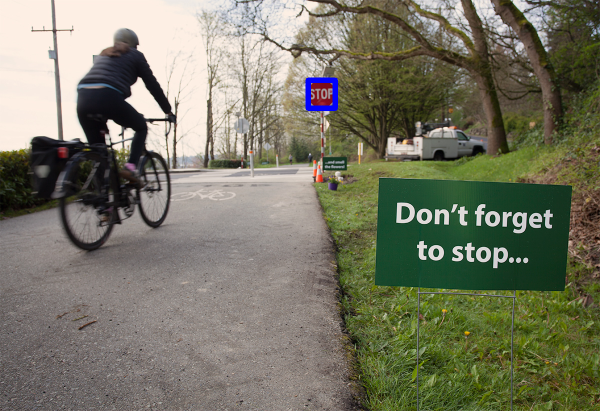
#> input picture images/100_rect.png, 1200 x 822 px (shown at 1/2 size); its folder holds only this picture in this run
$ python -i stop_sign_detector.py   (imports and definitions only)
#> lines starting #> are read from the running program, lines starting #| are printed output that depends on the picture; after the words box and inside, x2 and y2 are one past the last pixel; in counts of white or black regions, pixels touching at a corner belong together
import os, cv2
from skimage.measure import label, regionprops
import numpy as np

class StopSignDetector():
	def __init__(self):
		'''
			Initilize your stop sign detector with the attributes you need,
			e.g., parameters of your classifier
		'''

		# Initializing parameters obtained from training GDM

		self.mu0 = np.array([1.346783574588043564e+02,1.278213595792159509e+02,1.177959088511585435e+02])
		#self.mu1 = np.array([53.85255293,46.50559933,160.38144411])
		self.mu1 = self.mu0

		self.cov0 = np.array([[5152.30905618, 3929.18525226, 3032.51053292],
		[3929.18525226, 3596.06457886, 3231.52661721],
		[3032.51053292, 3231.52661721, 3489.2491608 ]])
		self.cov1 = np.array([[3635.21794126, 3850.27150293, 1267.46298175],
		[3850.27150293, 4325.5668949,  1268.41744937],
		[1267.46298175, 1268.41744937, 3123.23525558]])

		self.theta0 = 0.9879016202055569
		self.theta1 = 1 - self.theta0

	def multivariate_gaussian(self,X):

		#Calculate probability value using GDM and MLE parameters

		#Class '0' - not red
		x_vect = X - self.mu0
		dim = self.cov0.shape[0]
		sig_inv = np.linalg.inv(self.cov0)
		data1 = np.matmul(x_vect, sig_inv)
		data2 = np.multiply(data1,x_vect)
		exp_pow = -0.5*np.sum(data2,axis=1)
		det = np.linalg.det(self.cov0)
		denom = np.sqrt(((2*np.pi)**dim) * det)
		p_0 = np.exp(exp_pow)/denom

		#Class '1' - red
		x_vect = X - self.mu1
		dim = self.cov1.shape[0]
		sig_inv = np.linalg.inv(self.cov1)
		data1 = np.matmul(x_vect, sig_inv)
		data2 = np.multiply(data1,x_vect)
		exp_pow = -0.5*np.sum(data2,axis=1)
		det = np.linalg.det(self.cov1)
		denom = np.sqrt(((2*np.pi)**dim) * det)
		p_1 = np.exp(exp_pow)/denom

		return p_0,p_1

	def segment_image(self, img):
		'''
			Obtain a segmented image using a color classifier,
			e.g., Logistic Regression, Single Gaussian Generative Model, Gaussian Mixture,
			call other functions in this class if needed

			Inputs:
				img - original image
			Outputs:
				mask_img - a binary image with 1 if the pixel in the original image is red and 0 otherwise
		'''

		#Use Gamma correction
		gamma = 2.0
		invGamma = 1.0 / gamma
		table = np.array([((i / 255.0) ** invGamma) * 255
			for i in np.arange(0, 256)]).astype("uint8")
		img = cv2.LUT(img,table)

		#Reshaping 3D array to 2D array
		X = img.reshape((img.shape[0]*img.shape[1]), img.shape[2])

		#Get the probability values from Gaussian distribution
		p_0,p_1 = self.multivariate_gaussian(X)

		#Use Bayes' decision rule
		result = p_1*self.theta1 > p_0*self.theta0

		#Convert result to compatible shape and datatype
		mask_img = result.astype(np.uint8)
		mask_img = mask_img.reshape(img.shape[0],img.shape[1])
		return mask_img

	def get_bounding_box(self, img):
		'''
			Find the bounding box of the stop sign
			call other functions in this class if needed

			Inputs:
				img - original image
			Outputs:
				boxes - a list of lists of bounding boxes. Each nested list is a bounding box in the form of [x1, y1, x2, y2]
				where (x1, y1) and (x2, y2) are the top left and bottom right coordinate respectively. The order of bounding boxes in the list
				is from left to right in the image.

			Our solution uses xy-coordinate instead of rc-coordinate. More information: http://scikit-image.org/docs/dev/user_guide/numpy_images.html#coordinate-conventions
		'''

		#Get the size of image
		x_max = np.shape(img)[1]
		y_max = np.shape(img)[0]

		#Create an empty list
		boxes = []
		similarity = []

		#Get the binary mask
		img_r = self.segment_image(img)

		#Convert the mask to 0 and 255 type for cv2 functions
		img_r = img_r*255


		#If the image is of high resolution, apply Gaussian smoothing and threshold else leave
		if x_max*y_max > 200000:
			blurred = cv2.GaussianBlur(img_r, (5, 5),0)
			ret,thresh = cv2.threshold(blurred ,127,255,0)
		else:
			thresh = img_r

		#Get the contours from the binary mask
		contours, hierarchy = cv2.findContours(thresh, cv2.RETR_EXTERNAL, cv2.CHAIN_APPROX_NONE)

		#For each obtained contour, check if it satisfies our conditions
		for cnt in contours:

			#Fit an approximate polygon
			approx = cv2.approxPolyDP(cnt,0.04*cv2.arcLength(cnt,True),True)

			#If the edges meet our condition then proceed
			if (len(approx) >=4) & (len(approx) <=12 ):

				#similarty value calculation; ideal edges=8
				similarity1 = 100 - (np.absolute(8-len(approx))/8.0*100)

				#Get the features of bounding rectangle
				x,y,w,h = cv2.boundingRect(cnt)
				area_ratio = cv2.contourArea(cnt)/(x_max*y_max)

				#If it is a high resolution image then proceed
				if (x_max*y_max > 200000):

					#If this condition is met, then it is most likely a STOP sign
					if (h/w >=0.9) & (h/w <=1.3) & (area_ratio > 0.002):
						boxes.append([x,y_max-(y+h),x+w,y_max-y])

						#similarty value calculation; ideal h/w=1
						similarity2 = 100 - np.absolute((h/w)-1)*100
						#Take average of both the similarity values
						similarity_val = (similarity1+similarity2)/2
						similarity.append([similarity_val])

				#The conditions are relaxed a bit for low resolution images
				elif (h/w >=0.6) & (h/w <=1.7) & (area_ratio>=0.0007):
					boxes.append([x,y_max-(y+h),x+w,y_max-y])

					#similarty value calculation; ideal h/w=1
					similarity2 = 100 - np.absolute((h/w)-1)*100
					#Take average of both the similarity values
					similarity_val = (similarity1+similarity2)/2
					similarity.append([similarity_val])

		#Sorting the list w.r.t x indices for autograder compatibility
		print(boxes)
		boxes.sort()
		return boxes


# [15 lines not run here, left out]

>>> import cv2
>>> picture = cv2.imread('images/100_rect.png')
#> picture is the input picture: shape (822, 1200, 3); mean B, G, R 100.7, 119, 119.6
>>> result = StopSignDetector().get_bounding_box(picture)
#> in segment_image, `img = cv2.LUT(img,table)`:
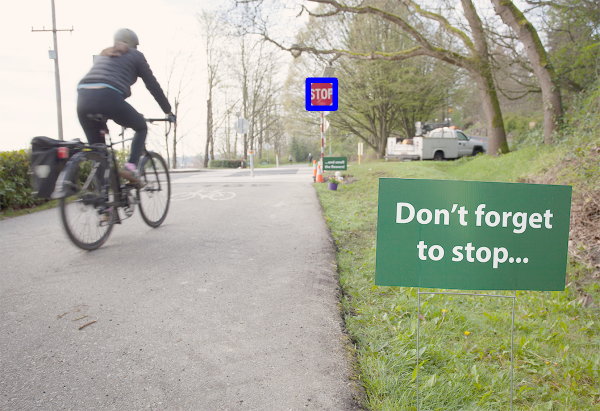
#> img: shape (822, 1200, 3) (shown at 1/2 size); mean of channels 0, 1, 2 149.2, 167.5, 166; drawn as B, G, R
#> in segment_image, `mask_img = mask_img.reshape(img.shape[0],img.shape[1])`:
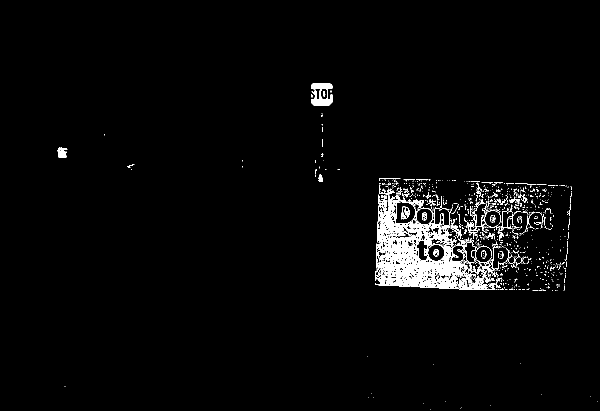
#> mask_img: shape (822, 1200) (shown at 1/2 size); values 0 (black) and 1 (white), 2.7% white; 926 white regions (855 under 20 px), largest, box (x1, y1, x2, y2) and area: (750, 377, 1001, 580) 17426, (622, 166, 665, 211) 1254, (953, 491, 1030, 565) 661
#> in get_bounding_box, `blurred = cv2.GaussianBlur(img_r, (5, 5),0)`:
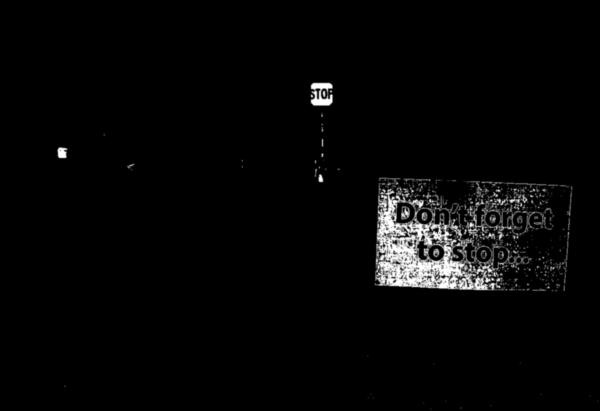
#> blurred: shape (822, 1200) (shown at 1/2 size); min 0, max 255, mean 6.9
#> in get_bounding_box, `ret,thresh = cv2.threshold(blurred ,127,255,0)`:
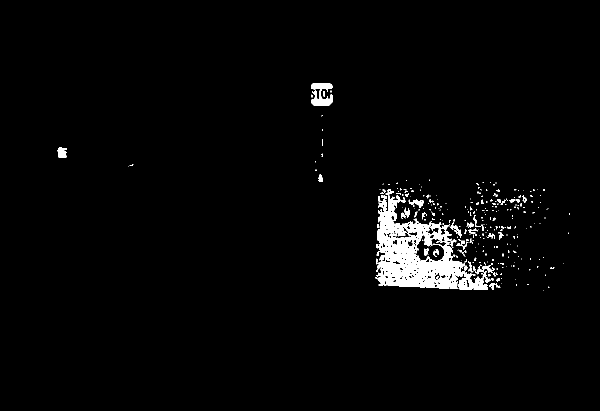
#> thresh: shape (822, 1200) (shown at 1/2 size); 2.4% white; 296 white regions (247 under 20 px)
#> in get_bounding_box, `contours, hierarchy = cv2.findContours(thresh, cv2.RETR_EXTERNAL, cv2...`: contours = 291 contours, 262 with area under 20; largest, box (x1, y1, x2, y2) and area: (751, 378, 985, 580) 21392, (622, 166, 665, 211) 1104, (115, 295, 134, 316) 287, (818, 399, 847, 416) 193, (901, 445, 924, 476) 150
#> the loop in get_bounding_box, `for cnt in contours:` made 291 passes
#> (approx, similarity1, x, y, w, h, area_ratio) on passes 3, 4, 8, 15, 18, 19, 20, 26: ([[1032, 569], [1032, 571], [1033, 571], [1033, 569]], 50, 1032, 569, 2, 3, 2.03e-06), ([[1055, 568], [1055, 569], [1056, 569], [1056, 568]], 50, 1055, 568, 2, 2, 1.01e-06), ([[1002, 556], [1002, 557], [1003, 557], [1003, 556]], 50, 1002, 556, 2, 2, 1.01e-06), ([[963, 546], [963, 548], [964, 548], [964, 546]], 50, 963, 546, 2, 3, 2.03e-06), ([[1059, 538], [1058, 539], [1059, 540], [1060, 539]], 50, 1058, 538, 3, 3, 2.03e-06), ([[993, 537], [993, 538], [995, 538], [995, 537]], 50, 993, 537, 3, 2, 2.03e-06), ([[1037, 536], [1036, 536], [1036, 538], [1037, 537]], 50, 1036, 536, 2, 3, 1.52e-06), ([[1074, 534], [1075, 534], [1076, 533], [1074, 533]], 50, 1074, 533, 3, 2, 1.52e-06)
#> (similarity1, x, y, w, h, area_ratio) on passes 2, 6, 9, 10, 13, 14: (62.5, 1096, 573, 3, 3, 2.53e-06), (87.5, 978, 566, 23, 14, 8.87e-05), (75, 993, 556, 7, 7, 2.38e-05), (75, 983, 556, 5, 5, 1.32e-05), (75, 976, 548, 6, 5, 1.22e-05), (62.5, 1001, 547, 3, 3, 3.55e-06)
#> after the loop in get_bounding_box, `for cnt in contours:`: boxes = []
#> result = []

$ run again, on images/18_rect.png
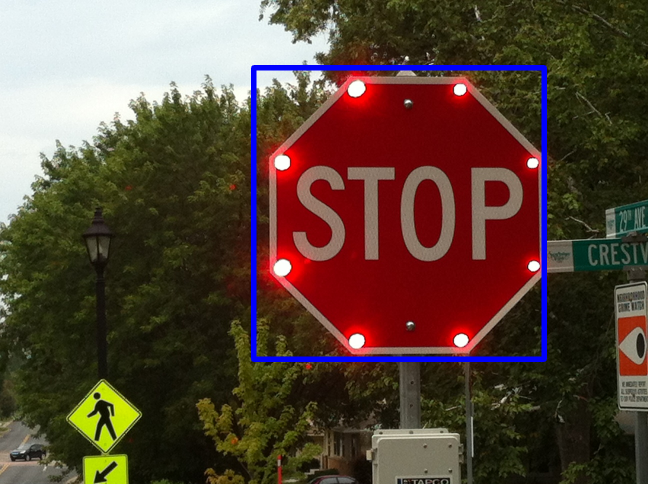
#> input picture images/18_rect.png, 1296 x 968 px (shown at 1/2 size)
#> picture is the input picture: shape (968, 1296, 3); mean B, G, R 56.3, 69, 89.3
#> in segment_image, `img = cv2.LUT(img,table)`:
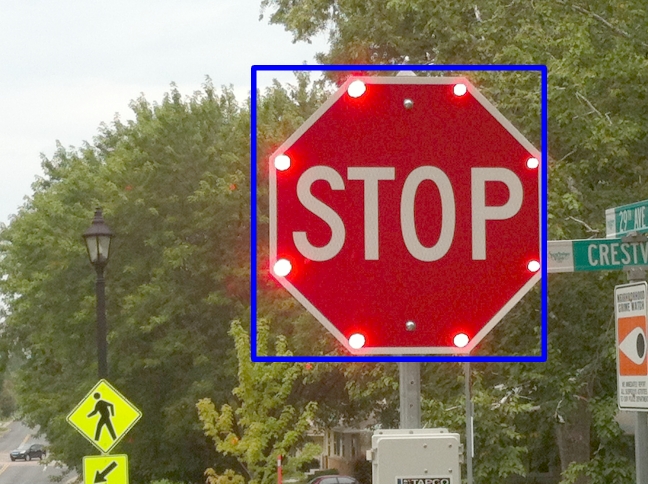
#> img: shape (968, 1296, 3) (shown at 1/2 size); mean of channels 0, 1, 2 92.1, 111.4, 138; drawn as B, G, R
#> in segment_image, `mask_img = mask_img.reshape(img.shape[0],img.shape[1])`:
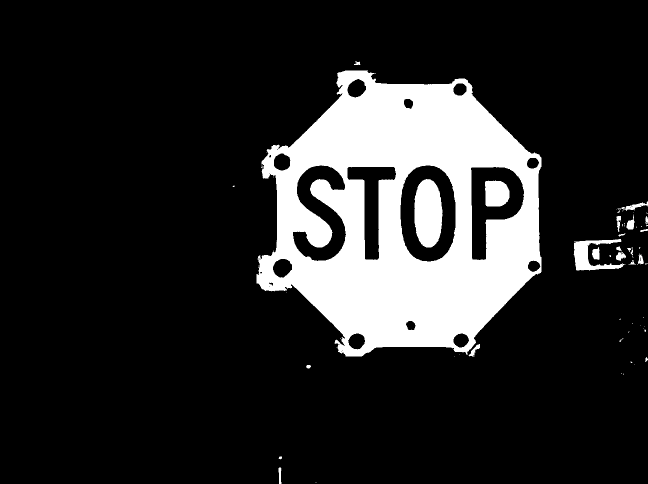
#> mask_img: shape (968, 1296) (shown at 1/2 size); values 0 (black) and 1 (white), 15.9% white; 76 white regions (53 under 20 px), largest, box (x1, y1, x2, y2) and area: (513, 141, 1083, 713) 186204, (829, 358, 885, 495) 6251, (1147, 478, 1251, 541) 2607
#> thresh: shape (968, 1296); 15.9% white; 36 white regions (13 under 20 px)
#> contours = 34 contours, 14 with area under 20; largest, box (x1, y1, x2, y2) and area: (513, 141, 1083, 713) 237798, (1148, 478, 1248, 541) 2391, (1243, 403, 1296, 421) 283, (1184, 495, 1199, 519) 251, (1253, 439, 1269, 459) 222
#> the loop in get_bounding_box, `for cnt in contours:` made 34 passes
#> (approx, similarity1, x, y, w, h, area_ratio) on passes 1, 4, 15, 22, 25: ([[558, 935], [558, 967], [562, 967], [562, 938]], 50, 557, 935, 6, 33, 8.69e-05), ([[1262, 724], [1262, 725], [1263, 725], [1263, 724]], 50, 1262, 724, 2, 2, 7.97e-07), ([[1255, 496], [1258, 502], [1261, 497], [1260, 496]], 50, 1255, 496, 7, 7, 1.63e-05), ([[1293, 450], [1293, 451], [1295, 451], [1295, 450]], 50, 1293, 450, 3, 2, 1.59e-06), ([[1292, 433], [1291, 445], [1294, 447], [1295, 435]], 50, 1291, 433, 5, 15, 3.67e-05)
#> after the loop in get_bounding_box, `for cnt in contours:`: boxes = [[513, 255, 1083, 827]]; similarity = [[74.82]]
#| [[513, 255, 1083, 827]]
#> result = [[513, 255, 1083, 827]]
